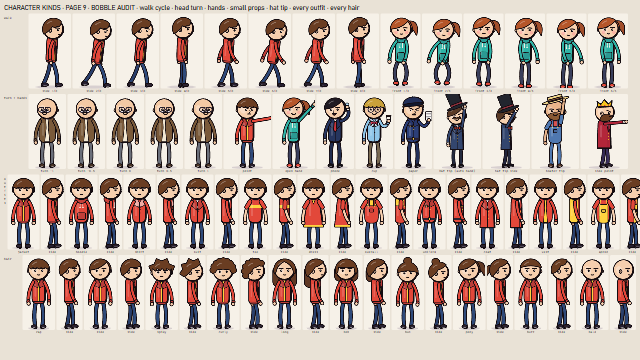
#> input picture tests/visual/baselines/charsheet_bobble_audit_250.png, 640 x 360 px; its folder holds only this picture in this run
$ python -i frame_metrics.py   (imports and definitions only)   (older library calls are emulated)
#> lines starting #> are read from the running program, lines starting #| are printed output that depends on the picture; after the words box and inside, x2 and y2 are one past the last pixel; in counts of white or black regions, pixels touching at a corner belong together
"""Per-frame measurements: color/grade, texture (ink, grain, DOF), camera motion, cut evidence.

Design notes
- Camera motion uses two estimators:
  * LK feature tracking + RANSAC similarity (pan/tilt, zoom, roll). Robust to
    moving foreground characters because characters become RANSAC outliers.
  * Fourier-Mellin phase correlation (translation + log-polar scale/rotation)
    as fallback for flat, feature-poor frames (2D vector art, skies).
  The reference methodology (phase correlation only, stride 1) missed slow
  push-ins; we additionally integrate the path and evaluate motion at multiple
  speed thresholds, so sub-pixel creeps are still detected.
- Everything is computed on a downscaled stream (default 512 px wide) in one
  pass; full-resolution checks (sharpness, native-resolution estimate) are done
  separately on sampled stills.
"""
from __future__ import annotations

import math

import cv2
import numpy as np

# ---------------------------------------------------------------- color/grade

_LUMA = np.array([0.2126, 0.7152, 0.0722], np.float32)


# [45 lines left out: functions _percentiles_u8, color_metrics, not called in this run]


# ------------------------------------------------------------------- texture

_NOISE_K = np.array([[1, -2, 1], [-2, 4, -2], [1, -2, 1]], np.float32)
_K5 = cv2.getStructuringElement(cv2.MORPH_ELLIPSE, (5, 5))


def texture_metrics(gray: np.ndarray) -> dict:
    h, w = gray.shape
#> h = 360; w = 640
    edges = cv2.Canny(gray, 60, 160)
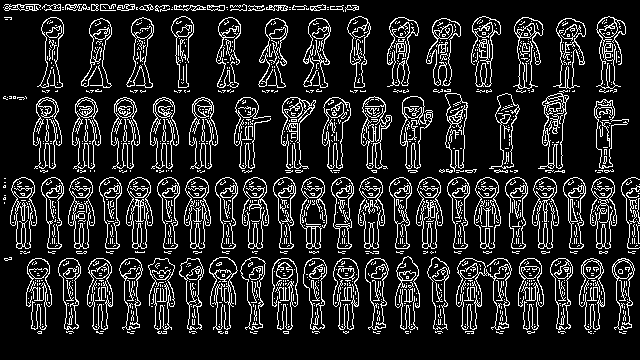
#> edges: shape (360, 640); 14.1% white in thin lines or dots
    edge_mask = edges > 0
#> edge_mask: shape (360, 640) bool; 14.1% white in thin lines or dots
    # ink = thin dark lines: black-hat response on dark pixels
    bh = cv2.morphologyEx(gray, cv2.MORPH_BLACKHAT, _K5)
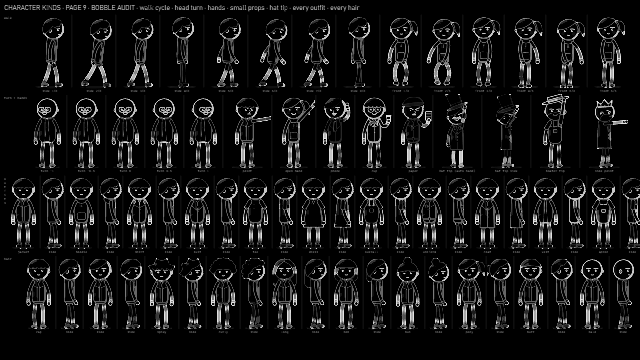
#> bh: shape (360, 640); min 0, max 235, mean 19.2
    ink = (bh > 38) & (gray < 110)
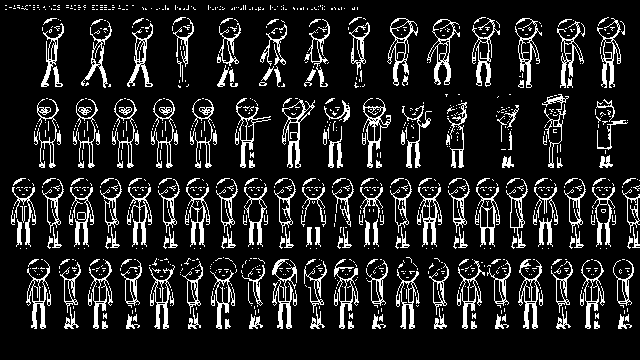
#> ink: shape (360, 640) bool; 13.4% white in thin lines or dots, all inside (x1, y1, x2, y2) = (5, 5, 640, 329)
    ink_d = cv2.dilate(ink.astype(np.uint8), np.ones((3, 3), np.uint8)) > 0
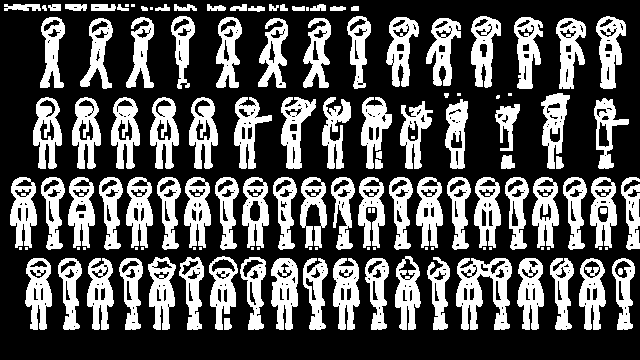
#> ink_d: shape (360, 640) bool; 33.2% white; 127 white regions (32 under 20 px), largest, box (x1, y1, x2, y2) and area: (456, 258, 512, 330) 2204, (271, 258, 298, 330) 1339, (333, 258, 360, 330) 1261
    ink_on_edges = float(ink_d[edge_mask].mean()) if edge_mask.any() else 0.0
#> ink_on_edges = 0.909
    # Immerkaer fast noise sigma (grain) in 0..255 units
    conv = cv2.filter2D(gray.astype(np.float32), -1, _NOISE_K)
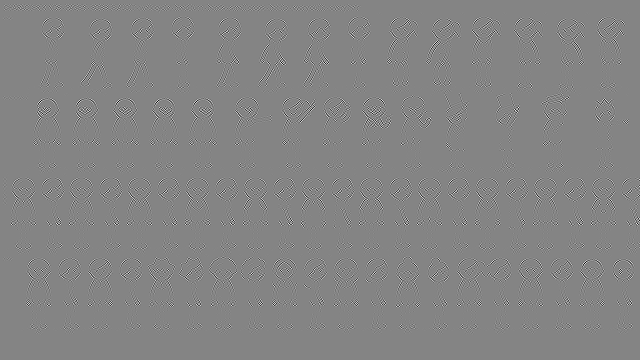
#> conv: shape (360, 640) float32; min -1147, max 1057, mean 0; drawn with min black and max white
    sigma = math.sqrt(math.pi / 2.0) * np.abs(conv[1:-1, 1:-1]).sum() / (6.0 * (w - 2) * (h - 2))
#> sigma = 10.35
    # depth of field proxy: sharpness of centre vs border ring
    lap = np.abs(cv2.Laplacian(gray, cv2.CV_32F, ksize=3))
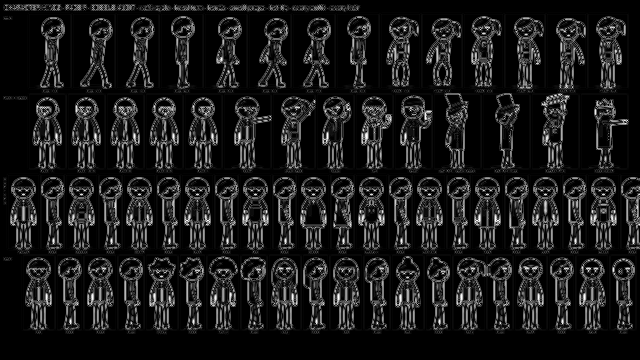
#> lap: shape (360, 640) float32; min 0, max 1816, mean 192.9; drawn with min black and max white
    cy0, cy1, cx0, cx1 = int(h * .3), int(h * .7), int(w * .3), int(w * .7)
#> cy0 = 108; cy1 = 251; cx0 = 192; cx1 = 448
    centre = float(lap[cy0:cy1, cx0:cx1].mean())
#> centre = 243.4
    ring = lap.copy()
    ring[cy0:cy1, cx0:cx1] = np.nan
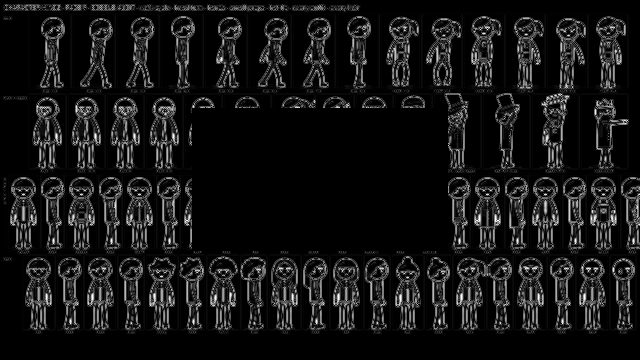
#> ring: shape (360, 640) float32; 15.89% of pixels changed, all inside (x1, y1, x2, y2) = (192, 108, 448, 251); drawn with min black, max white, NaN and infinite black
    border = float(np.nanmean(ring))
#> border = 183.4
    return {
        "edge_density": float(edge_mask.mean()),
        "ink_density": float(ink.mean()),
        "ink_on_edges": ink_on_edges,
        "grain_sigma": float(sigma),
        "sharp_centre": centre, "sharp_border": border,
        "dof_ratio": float(centre / (border + 1e-6)),
    }


# ----------------------------------------------------------------- cut cues

# [17 lines left out: functions hsv_hist, _similarity_from_affine, not called in this run]


class MotionEstimator:
    """Estimates the global (camera) transform from frame t-1 to frame t.

    Returns dict(dx, dy, dlogs, drot, inliers, method, residual, activity):
      dx, dy   image content shift in fractions of frame width (content moving
               right => +dx; camera panning left)
      dlogs    log scale change (+ => content grows => push-in / zoom-in)
      drot     roll in degrees
      activity motion-compensated residual energy => character/micro animation
    """

    # [8 lines left out: function __init__, not called in this run]

    def _features(self, gray):
        return cv2.goodFeaturesToTrack(gray, maxCorners=500, qualityLevel=0.005, minDistance=7, blockSize=7)

    # [76 lines left out: functions _fm, update, not called in this run]

    def reset(self, gray: np.ndarray):
        self.prev = gray
        self.prev_pts = self._features(gray)

>>> import cv2
>>> picture = cv2.imread('../../../../tests/visual/baselines/charsheet_bobble_audit_250.png', cv2.IMREAD_GRAYSCALE)
>>> result = texture_metrics(picture)
#> result = {'edge_density': 0.141, 'ink_density': 0.134, 'ink_on_edges': 0.909, 'grain_sigma': 10.35, 'sharp_centre': 243.4, 'sharp_border': 183.4, 'dof_ratio': 1.33}

$ run again, on tests/visual/baselines/charsheet_bobble_audit_280.png
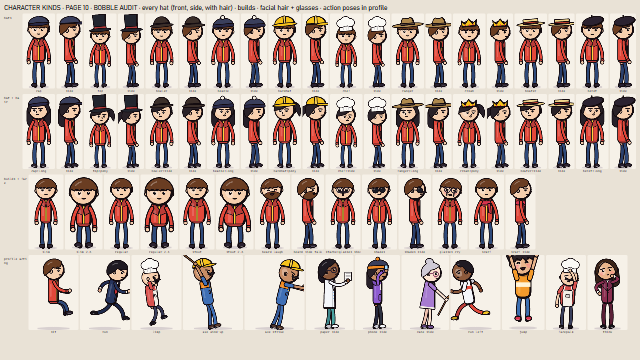
#> input picture tests/visual/baselines/charsheet_bobble_audit_280.png, 640 x 360 px
#> edges: shape (360, 640); 13.8% white in thin lines or dots
#> edge_mask: shape (360, 640) bool; 13.8% white in thin lines or dots
#> ink: shape (360, 640) bool; 12.3% white in thin lines or dots, all inside (x1, y1, x2, y2) = (5, 5, 636, 330)
#> ink_d: shape (360, 640) bool; 30.5% white; 167 white regions (63 under 20 px), largest, box (x1, y1, x2, y2) and area: (272, 95, 329, 169) 2252, (391, 16, 452, 89) 2229, (391, 97, 452, 169) 2199
#> ink_on_edges = 0.875
#> in texture_metrics, `conv = cv2.filter2D(gray.astype(np.float32), -1, _NOISE_K)`:
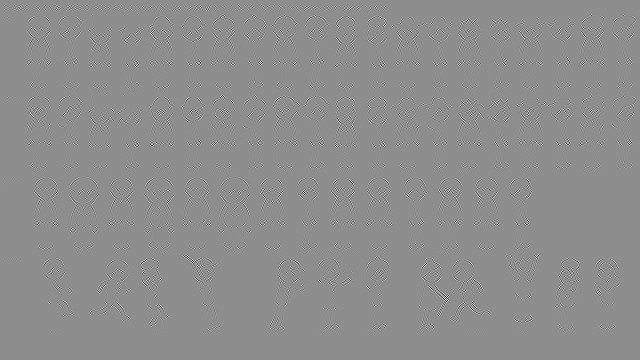
#> conv: shape (360, 640) float32; min -1344, max 1075, mean 0; drawn with min black and max white
#> sigma = 9.54
#> centre = 244.8
#> in texture_metrics, `ring[cy0:cy1, cx0:cx1] = np.nan`:
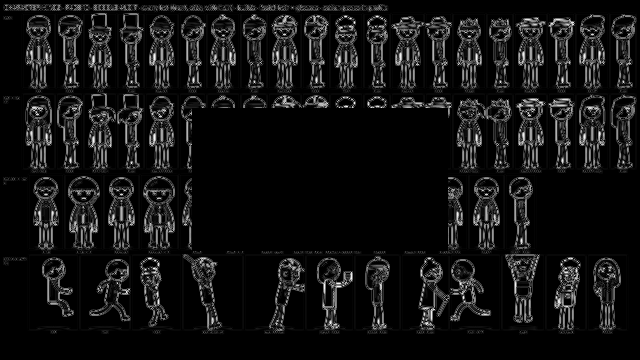
#> ring: shape (360, 640) float32; 15.89% of the values are NaN or infinite; the others: min 0, max 1880, mean 173.7; drawn with min black, max white, NaN and infinite black
#> border = 173.7
#> result = {'edge_density': 0.138, 'ink_density': 0.123, 'ink_on_edges': 0.875, 'grain_sigma': 9.54, 'sharp_centre': 244.8, 'sharp_border': 173.7, 'dof_ratio': 1.41}

$ run again, on tests/visual/baselines/charsheet_bobble_pack_190.png
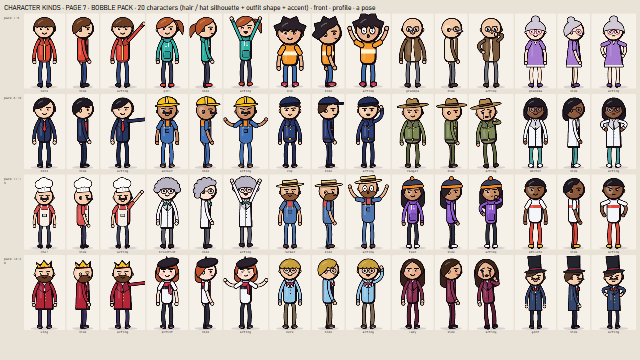
#> input picture tests/visual/baselines/charsheet_bobble_pack_190.png, 640 x 360 px
#> edges: shape (360, 640); 13% white in thin lines or dots, all inside (x1, y1, x2, y2) = (3, 4, 629, 334)
#> ink: shape (360, 640) bool; 11% white in thin lines or dots, all inside (x1, y1, x2, y2) = (5, 5, 628, 329)
#> ink_d: shape (360, 640) bool; 27.7% white; 148 white regions (40 under 20 px), largest, box (x1, y1, x2, y2) and area: (347, 174, 390, 250) 1364, (396, 97, 430, 169) 1327, (223, 95, 269, 169) 1303
#> ink_on_edges = 0.871
#> in texture_metrics, `conv = cv2.filter2D(gray.astype(np.float32), -1, _NOISE_K)`:
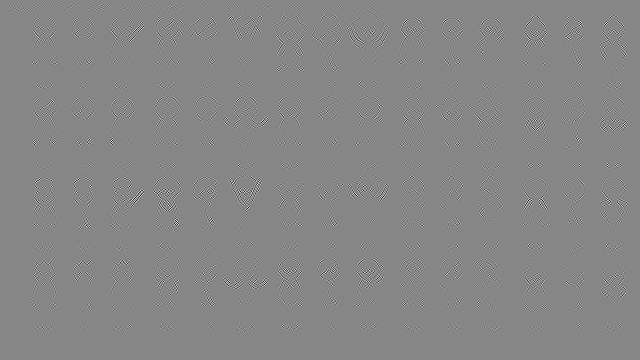
#> conv: shape (360, 640) float32; min -1363, max 1214, mean 0; drawn with min black and max white
#> sigma = 9.71
#> centre = 207.1
#> in texture_metrics, `ring[cy0:cy1, cx0:cx1] = np.nan`:
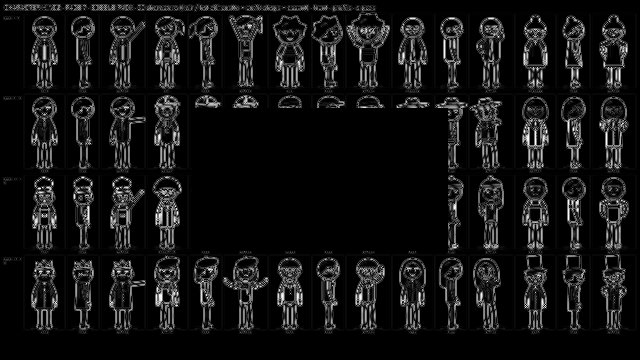
#> ring: shape (360, 640) float32; 15.89% of the values are NaN or infinite; the others: min 0, max 1848, mean 171.4; drawn with min black, max white, NaN and infinite black
#> border = 171.4
#> result = {'edge_density': 0.13, 'ink_density': 0.11, 'ink_on_edges': 0.871, 'grain_sigma': 9.71, 'sharp_centre': 207.1, 'sharp_border': 171.4, 'dof_ratio': 1.21}

$ run again, on tests/visual/baselines/charsheet_bobble_rig_220.png
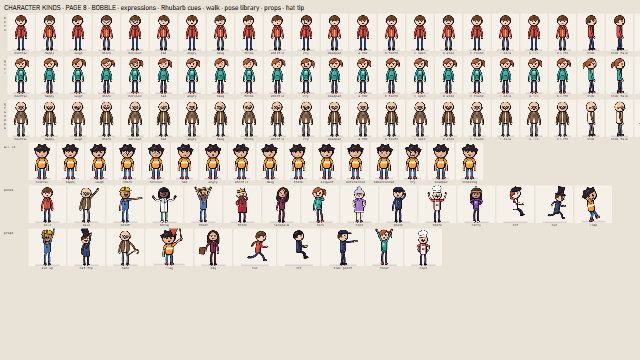
#> input picture tests/visual/baselines/charsheet_bobble_rig_220.png, 640 x 360 px
#> edges: shape (360, 640); 9.5% white in thin lines or dots, all inside (x1, y1, x2, y2) = (3, 4, 640, 270)
#> ink: shape (360, 640) bool; 7.2% white in thin lines or dots, all inside (x1, y1, x2, y2) = (5, 5, 625, 266)
#> ink_d: shape (360, 640) bool; 19.1% white; 142 white regions (17 under 20 px), largest, box (x1, y1, x2, y2) and area: (159, 228, 184, 266) 515, (198, 229, 220, 267) 486, (117, 230, 140, 267) 469
#> ink_on_edges = 0.831
#> sigma = 7.81
#> centre = 182.2
#> in texture_metrics, `ring[cy0:cy1, cx0:cx1] = np.nan`:
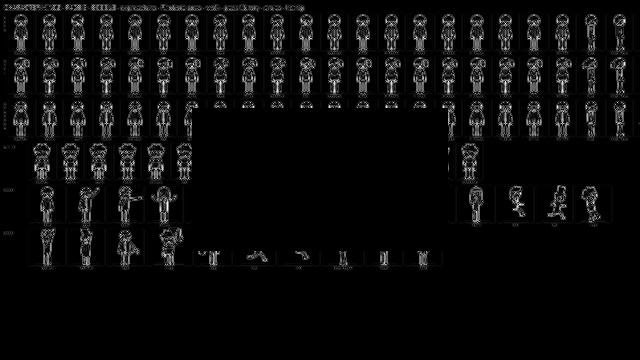
#> ring: shape (360, 640) float32; 15.89% of the values are NaN or infinite; the others: min 0, max 1832, mean 101.2; drawn with min black, max white, NaN and infinite black
#> border = 101.2
#> result = {'edge_density': 0.0953, 'ink_density': 0.072, 'ink_on_edges': 0.831, 'grain_sigma': 7.81, 'sharp_centre': 182.2, 'sharp_border': 101.2, 'dof_ratio': 1.8}
